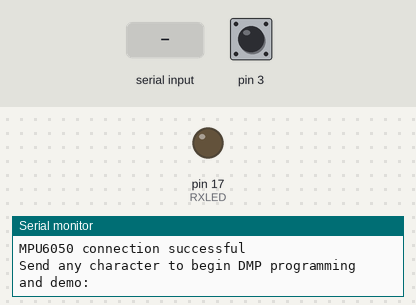
This sketch was run on a simulated Arduino Leonardo, built with avr-gcc and run on an emulated ATmega32U4. On the bench: output pins drawn as LEDs (lit = HIGH), the last lines printed to the serial monitor. Inputs (shaded band) come from the test bench; at power-on: pin 3 HIGH. The sensor or clock chip raises its interrupt line as the real part does; pins used as bus, display or sensor lines are not drawn.

Above: at 0.8 s.
0.9 s: "1" received over Serial
2.9 s: "1" received over the second serial link
At 3.4 s:
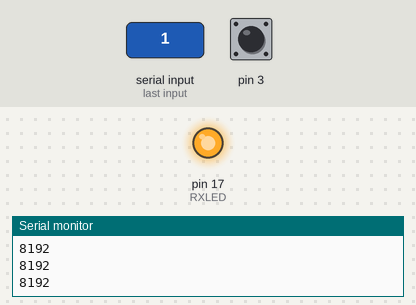
4.4 s: "0" received over the second serial link
At 5.7 s:
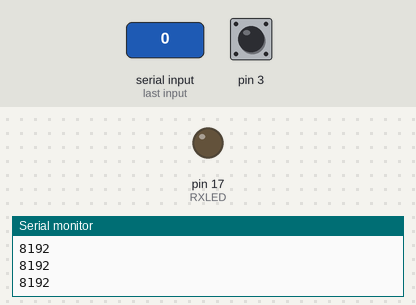
Timing chart, 0 to 7.4 s (numbered marks = the images above; inputs shaded):
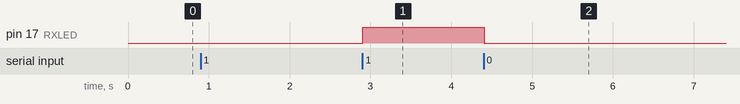

Measured:
- after the input at 2.9 s, pin 17 (RXLED): LOW → HIGH at once
- after the input at 4.4 s, pin 17 (RXLED): HIGH → LOW at once

The sketch:

TimingThrows.ino
```cpp
// Timing Throws
// 2/27/2014 by Matt Mistele <mmistele@stanford.edu>


// Uses code from I2C device class (I2Cdev) demonstration Arduino sketch for MPU6050 class
// using DMP (MotionApps v2.0) -  6/21/2012 by Jeff Rowberg <jeff@rowberg.net>

/* ============================================
I2Cdev device library code is placed under the MIT license
Copyright (c) 2012 Jeff Rowberg

Permission is hereby granted, free of charge, to any person obtaining a copy
of this software and associated documentation files (the "Software"), to deal
in the Software without restriction, including without limitation the rights
to use, copy, modify, merge, publish, distribute, sublicense, and/or sell
copies of the Software, and to permit persons to whom the Software is
furnished to do so, subject to the following conditions:

The above copyright notice and this permission notice shall be included in
all copies or substantial portions of the Software.

THE SOFTWARE IS PROVIDED "AS IS", WITHOUT WARRANTY OF ANY KIND, EXPRESS OR
IMPLIED, INCLUDING BUT NOT LIMITED TO THE WARRANTIES OF MERCHANTABILITY,
FITNESS FOR A PARTICULAR PURPOSE AND NONINFRINGEMENT. IN NO EVENT SHALL THE
AUTHORS OR COPYRIGHT HOLDERS BE LIABLE FOR ANY CLAIM, DAMAGES OR OTHER
LIABILITY, WHETHER IN AN ACTION OF CONTRACT, TORT OR OTHERWISE, ARISING FROM,
OUT OF OR IN CONNECTION WITH THE SOFTWARE OR THE USE OR OTHER DEALINGS IN
THE SOFTWARE.
===============================================
*/

// I2Cdev and MPU6050 must be installed as libraries, or else the .cpp/.h files
// for both classes must be in the include path of your project
#include "I2Cdev.h"

#include "MPU6050_6Axis_MotionApps20.h"
//#include "MPU6050.h" // not necessary if using MotionApps include file

// Arduino Wire library is required if I2Cdev I2CDEV_ARDUINO_WIRE implementation
// is used in I2Cdev.h
#if I2CDEV_IMPLEMENTATION == I2CDEV_ARDUINO_WIRE
    #include "Wire.h"
#endif

// class default I2C address is 0x68
// specific I2C addresses may be passed as a parameter here
// AD0 low = 0x68 (default for SparkFun breakout and InvenSense evaluation board)
// AD0 high = 0x69
MPU6050 mpu;
//MPU6050 mpu(0x69); // <-- use for AD0 high


#define LED_PIN 1 // (Arduino is 13, Teensy is 11, Teensy++ is 6)
bool blinkState = false;

// throw timing variables
boolean freeFalling; // set true if accelerometer is experiencing freefall; false if not
int throwStartTime; // time in milliseconds between the program start and the last time the accelerometer entered freefall
int throwEndTime; // time in milliseconds between the program start and the last time the accelerometer exited freefall
int lastThrowDuration; // the duration in milliseconds that it was last in freefall (throwEndTime - throwStartTime)

// wireless variables
char computerChar;
char arduinoChar;

int RXLED = 17;

// MPU control/status vars
bool dmpReady = false;  // set true if DMP init was successful
uint8_t mpuIntStatus;   // holds actual interrupt status byte from MPU
uint8_t devStatus;      // return status after each device operation (0 = success, !0 = error)
uint16_t packetSize;    // expected DMP packet size (default is 42 bytes)
uint16_t fifoCount;     // count of all bytes currently in FIFO
uint8_t fifoBuffer[64]; // FIFO storage buffer

VectorInt16 aa;         // [x, y, z]            accel sensor measurements

// ================================================================
// ===               INTERRUPT DETECTION ROUTINE                ===
// ================================================================

volatile bool mpuInterrupt = false;     // indicates whether MPU interrupt pin has gone high
void dmpDataReady() {
    mpuInterrupt = true;
}


// ================================================================
// ===                      INITIAL SETUP                       ===
// ================================================================

void setup() {
    // Initializing our variables
    freeFalling = false;
    throwStartTime = 0;
    throwEndTime = 0;
    lastThrowDuration = 0;

    pinMode(RXLED, OUTPUT);

  // join I2C bus (I2Cdev library doesn't do this automatically)
    #if I2CDEV_IMPLEMENTATION == I2CDEV_ARDUINO_WIRE
        Wire.begin();
        TWBR = 24; // 400kHz I2C clock (200kHz if CPU is 8MHz)
    #elif I2CDEV_IMPLEMENTATION == I2CDEV_BUILTIN_FASTWIRE
        Fastwire::setup(400, true);
    #endif

    // initialize serial communication
    // Serial.begin(115200); // begin regular serial at maximum baud
    Serial.begin(9600); // begin regular serial at a good baud for transmitting wirelessly (?)
    Serial1.begin(9600); // begin wireless serial (at the same baud)

    while (!Serial); // wait for Leonardo enumeration, others continue immediately

    // NOTE: 8MHz or slower host processors, like the Teensy @ 3.3v or Ardunio
    // Pro Mini running at 3.3v, cannot handle this baud rate reliably due to
    // the baud timing being too misaligned with processor ticks. You must use
    // 38400 or slower in these cases, or use some kind of external separate
    // crystal solution for the UART timer.

    // initialize device
    Serial.println(F("Initializing I2C devices..."));
    mpu.initialize();

    // verify connection
    Serial.println(F("Testing device connections..."));
    Serial.println(mpu.testConnection() ? F("MPU6050 connection successful") : F("MPU6050 connection failed"));

    // wait for ready
    Serial.println(F("\nSend any character to begin DMP programming and demo: "));
    while (Serial.available() && Serial.read()); // empty buffer
    while (!Serial.available());                 // wait for data
    while (Serial.available() && Serial.read()); // empty buffer again

    // load and configure the DMP
    Serial.println(F("Initializing DMP..."));
    devStatus = mpu.dmpInitialize();

    // supply your own gyro offsets here, scaled for min sensitivity
    mpu.setXGyroOffset(220);
    mpu.setYGyroOffset(76);
    mpu.setZGyroOffset(-85);
    mpu.setZAccelOffset(1788); // 1688 factory default for Jeff's test chip

    // make sure it worked (returns 0 if so)
    if (devStatus == 0) {
        // turn on the DMP, now that it's ready
        Serial.println(F("Enabling DMP..."));
        mpu.setDMPEnabled(true);

        // enable Arduino interrupt detection
        Serial.println(F("Enabling interrupt detection (Arduino external interrupt 0)..."));
        attachInterrupt(0, dmpDataReady, RISING);
        mpuIntStatus = mpu.getIntStatus();

        // set our DMP Ready flag so the main loop() function knows it's okay to use it
        Serial.println(F("DMP ready! Waiting for first interrupt..."));
        dmpReady = true;

        // get expected DMP packet size for later comparison
        packetSize = mpu.dmpGetFIFOPacketSize();
    } else {
        // ERROR!
        // 1 = initial memory load failed
        // 2 = DMP configuration updates failed
        // (if it's going to break, usually the code will be 1)
        Serial.print(F("DMP Initialization failed (code "));
        Serial.print(devStatus);
        Serial.println(F(")"));
    }

    // configure LED for output
    pinMode(LED_PIN, OUTPUT);
}


// ================================================================
// ===                    MAIN PROGRAM LOOP                     ===
// ================================================================

void loop() {

   //============
   //= WIRELESS =
   //============
   // Receives information from computer
    receiveCharFromComputer();

    // Receives information from arduino
    receiveCharFromArduino();

    if (computerChar == '1') {
      digitalWrite(RXLED, HIGH);
      //TXLED;
    } else if (computerChar == '0') {
      digitalWrite(RXLED, LOW);
      //TXLED0;
    }

    //===================
    //= READING FROM MPU=
    //===================

    // first, we make sure the MPU is working
    // if programming failed, don't try to do anything
    if (!dmpReady) return;

    // wait for MPU interrupt or extra packet(s) available
    while (!mpuInterrupt && fifoCount < packetSize) {
      // do nothing
    }

    // reset interrupt flag and get INT_STATUS byte
    mpuInterrupt = false;
    mpuIntStatus = mpu.getIntStatus();

    // get current FIFO count
    fifoCount = mpu.getFIFOCount();

    // check for overflow (this should never happen unless our code is too inefficient)
    if ((mpuIntStatus & 0x10) || fifoCount == 1024) {
        // reset so we can continue cleanly
        mpu.resetFIFO();
        Serial.println(F("FIFO overflow!"));

    // otherwise, check for DMP data ready interrupt (this should happen frequently)
    } else if (mpuIntStatus & 0x02) {
        // wait for correct available data length, should be a VERY short wait
        while (fifoCount < packetSize) fifoCount = mpu.getFIFOCount();

        // read a packet from FIFO
        mpu.getFIFOBytes(fifoBuffer, packetSize);

        // track FIFO count here in case there is > 1 packet available
        // (this lets us immediately read more without waiting for an interrupt)
        fifoCount -= packetSize;

        //=================
        //= TIMING THROWS =
        //=================

        // set aa to current non-gravitational acceleration (a vector with x, y, and z components)
        mpu.dmpGetAccel(&aa, fifoBuffer);

        // calculate magnitude of the non-gravitational acceleration it feels from aa.
        // closer to zero -> closer to freefall
        // 1L used to cast the value in the square root as a long (so it can go greater than 32,768), (int) brings it back to int
        int magnitude = (int) sqrt(1L*aa.x*aa.x+1L*aa.y*aa.y+1L*aa.z*aa.z);

        // print on the serial, for testing purposes
        Serial.println(magnitude);

        // if it's feeling very little non-gravitational acceleration (say, below 1000) and we haven't set freeFalling to true
        // yet, set it to true and set throwStartTime. The !freeFalling part is to make it only change throwStartTime once
        // per throw, rather than changing over and over as it's in midair.
       if (abs(magnitude)<1000 && !freeFalling) {
              freeFalling = true;
              throwStartTime = millis();  // millis() is the current time since program start in milliseconds
              Serial.println("Free fall started!"); // for debugging purposes
              Serial1.println("Free fall started!"); // for wireless debugging purposes
       }

       // if it feels a strong non-gravitational acceleration (here, we chose a threshold of 3000) and we haven't set freeFalling back to false
        // yet, set it to false, and set throwEndTime and lastThrowDuration.
        if (freeFalling && abs(magnitude)>3000) {
              freeFalling = false;
              throwEndTime = millis();
              lastThrowDuration = throwEndTime - throwStartTime;
              Serial.println("Free fall stopped. Duration:"); // for debugging purposes
              Serial.println(lastThrowDuration); // for debugging purposes
              Serial1.println("Free fall stopped. Duration:"); // for wireless debugging purposes
              Serial1.println(lastThrowDuration); // for wireless debugging purposes
          }

        // The below commented-out code uses the built-in getIntFreefallStatus function, which would be more ideal, but
        // I haven't gotten it to ever get called. Maybe the threshold is too low, and we can fix that with void MPU6050::setFreefallDetectionThreshold(uint8_t threshold) {
// Maybe we need to drop it
        // without the USB cord attached?
//              if (mpu.getIntFreefallStatus() && !freeFalling) {
//                    freeFalling = true;
//                    throwStartTime = millis();
//                    //Color -> Red or something
//                    Serial.println("Aha!");
//                }
//                if (freeFalling && !mpu.getIntFreefallStatus()) {
//                    freeFalling = false;
//                    throwEndTime = millis();
//                    lastThrowDuration = throwEndTime - throwStartTime;
//                    Serial.println(lastThrowDuration);
//                }


        // blink LED to indicate activity
        blinkState = !blinkState;
        digitalWrite(LED_PIN, blinkState);

    }
}

/**
Receive a character from the computer.
*/
void receiveCharFromComputer() {
  if (Serial1.available()) {
    computerChar = (char) Serial1.read();
    Serial.print(computerChar);
  }
}

/**
Receive a character from the Arduino.
*/
void receiveCharFromArduino() {
  if (Serial.available()) {
    arduinoChar = (char) Serial.read();
    Serial1.print(arduinoChar);
  }
}
```
